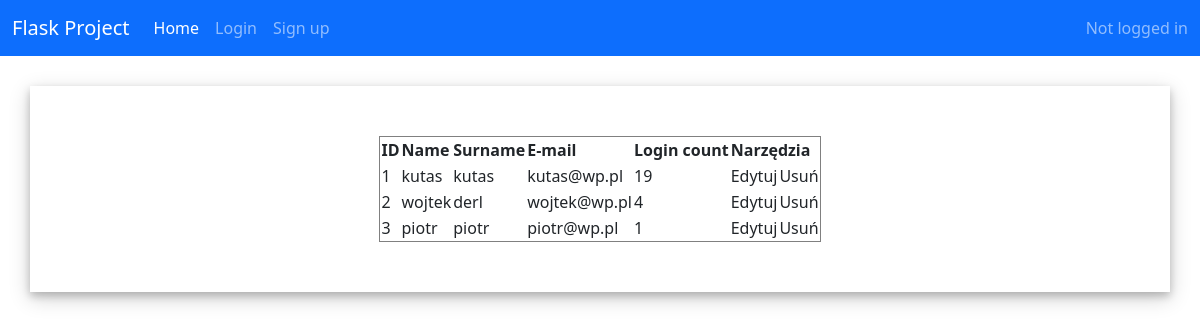
/admin, run on an earlier commit of the app's database.
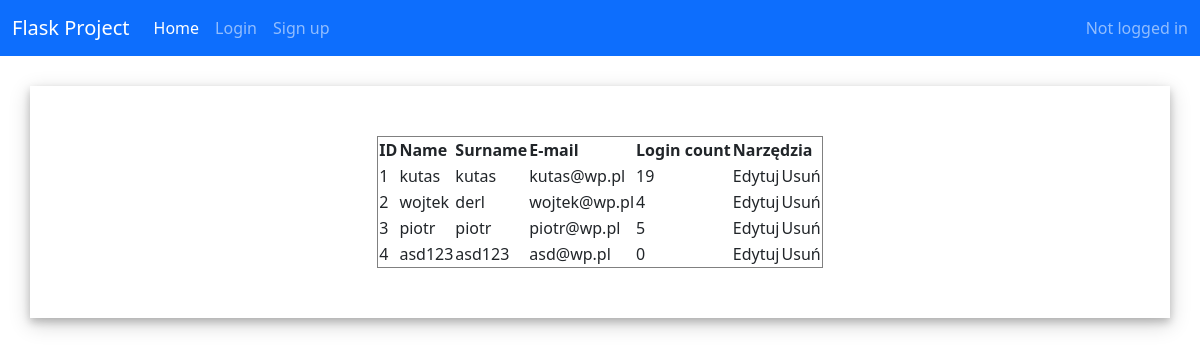
And on a later commit of the database.
### app.py (models this page shows)
class User(db.Model, UserMixin):
    id = db.Column(db.Integer, primary_key = True)
    email = db.Column(db.String(30), nullable=False, unique=True)
    name = db.Column(db.String(20), nullable=False)
    last_name = db.Column(db.String(20), nullable=False)
    password = db.Column(db.String(80), nullable=False)
    login_count = db.Column(db.Integer, nullable=False, default=0)
    isAdmin = db.Column(db.Boolean(), nullable=False, default=False)

### app.py (the view)
@app.route('/admin', methods=['GET', 'POST'])
def admin():
    all_users = User.query.all()
    return render_template('admin.html', users = all_users)

### templates/admin.html (shortened to what this page needs)
{% extends "base.html" %}
{% block content %}
<table border="1">
    <tr>
        <th>ID</th>
        <th>Name</th>
        <th>Surname</th>
        <th>E-mail</th>
        <th>Login count</th>
        <th colspan="2">Narzędzia</th>
      </tr>
    {% for user in users %}
    <tr>
    <td>{{ user.id }}</td>
    <td>{{ user.name }}</td>
    <td>{{ user.last_name }}</td>
    <td>{{ user.email }}</td>
    <td>{{ user.login_count }}</td>
    <td>Edytuj</td>
    <td>Usuń</td>
    </tr>
    {% endfor %}
</table>
{% endblock %}

### templates/base.html (shortened to what this page needs)
<!DOCTYPE html>
<html lang="pl">
  <head>
    {% block styles %}
    <link
      rel="stylesheet"
      href="{{url_for('.static', filename='styles/base.css')}}"
    />
    <link
      href="https://cdn.jsdelivr.net/npm/bootstrap@5.1.3/dist/css/bootstrap.min.css"
      rel="stylesheet"
    />
    {% endblock %}
  </head>
  <body>
    <nav class="navbar navbar-expand-lg navbar-dark bg-primary">
      <div class="container-fluid">
        <a class="navbar-brand" href="{{url_for('home')}}">Flask Project</a>
        <div class="collapse navbar-collapse" id="navbarText">
          <ul class="navbar-nav me-auto mb-2 mb-lg-0">
            <li class="nav-item">
              <a
                class="nav-link active"
                aria-current="page"
                href="{{url_for('home')}}"
                >Home</a
              >
            </li>
            <li class="nav-item">
              <a class="nav-link" href="{{url_for('login')}}">Login</a>
            </li>
            <li class="nav-item">
              <a class="nav-link" href="{{url_for('register')}}">Sign up</a>
            </li>
          </ul>
          <span class="navbar-text">
            {% if current_user.is_authenticated %} Logged as {{
            current_user.name }}
            </span>
            <span class="navbar-item">
              <ul class="navbar-nav me-auto mb-2 mb-lg-0">
                <li class="nav-item">
                  <a
                    class="nav-link active"
                    aria-current="page"
                    href="{{url_for('profile')}}"
                    >Profile</a
                  >
                </li>
              </ul>
            </span>
            <span class="navbar-item">
              <ul class="navbar-nav me-auto mb-2 mb-lg-0">
                <li class="nav-item">
                  <a
                    class="nav-link active"
                    aria-current="page"
                    href="{{url_for('logout')}}"
                    >Log out</a
                  >
                </li>
              </ul>
            </span>
            {% else %} Not logged in {% endif %}
          </span>
        </div>
      </div>
    </nav>
    <div class="container">{% block content %} {% endblock %}</div>
  </body>
</html>

### static/styles/base.css (style rules this page uses)
body { margin: 0; background-color: dimgrey; font-family: "Roboto", sans-serif; }
.container { margin-top: 30px; margin-left: auto; margin-right: auto; padding-top: 50px; padding-bottom: 50px; width: 960px; height: fit-content; display: flex; align-items: center; flex-direction: column; background-color: rgb(255, 255, 255); box-shadow: 0 4px 8px 0 rgba(0, 0, 0, 0.2), 0 6px 20px 0 rgba(0, 0, 0, 0.19); }

What changed in the data, as far as the page shows it:
changed User "piotr": login_count "1" → "5"
added User: id "4", name "asd123", last_name "asd123", email "asd@wp.pl", login_count "0"
